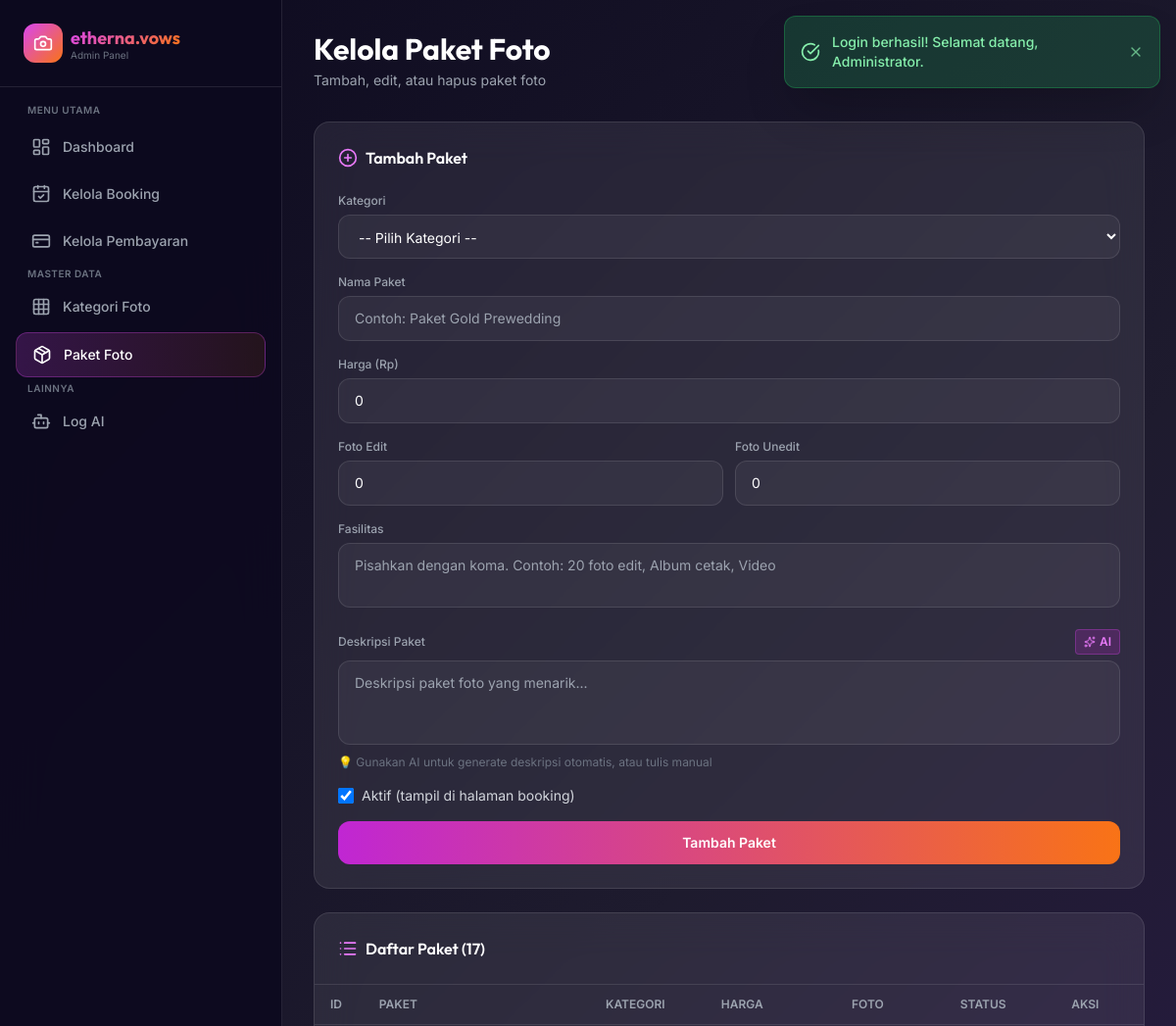
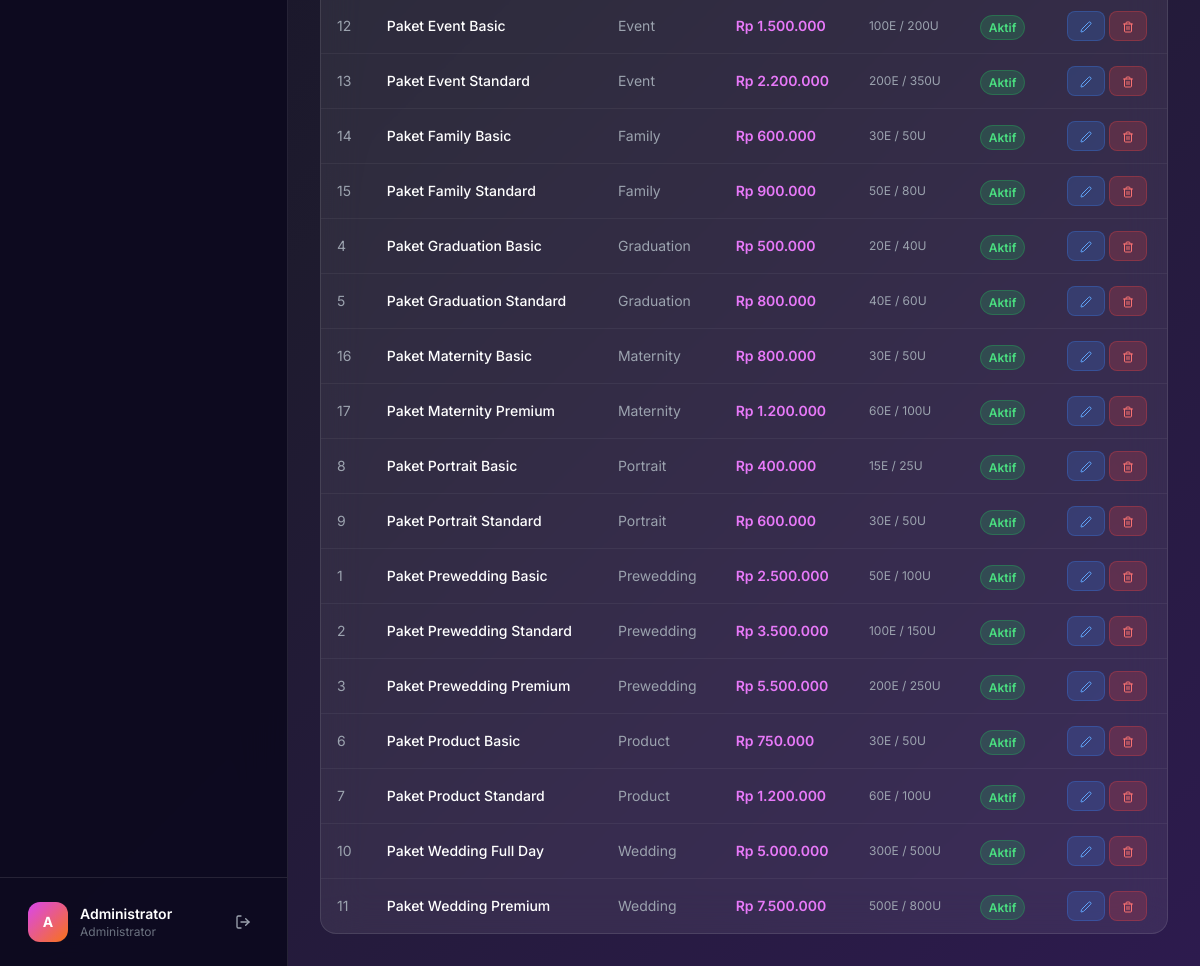
Screenshot of /admin/kelola_paket.php (signed in) with the database file from the repository (2 pictures, top to bottom).
### tables this page shows
CREATE TABLE paket_foto (
    id_paket INT AUTO_INCREMENT PRIMARY KEY,
    id_kategori INT NOT NULL,
    nama_paket VARCHAR(100) NOT NULL,
    harga DECIMAL(10,2) NOT NULL,
    jumlah_foto_edit INT DEFAULT 0,
    jumlah_foto_unedit INT DEFAULT 0,
    fasilitas TEXT,
    is_active BOOLEAN DEFAULT TRUE,
    INDEX(id_kategori),
    FOREIGN KEY (id_kategori) REFERENCES kategori_foto(id_kategori)
        ON DELETE CASCADE ON UPDATE CASCADE
);

CREATE TABLE kategori_foto (
    id_kategori INT AUTO_INCREMENT PRIMARY KEY,
    nama_kategori VARCHAR(50) NOT NULL,
    deskripsi TEXT,
    harga_dasar DECIMAL(10,2) DEFAULT 0,
    durasi_jam INT DEFAULT 1,
    icon VARCHAR(50) DEFAULT 'camera'
);

### config/db.php (called while the page is built, shortened)
<?php
function formatRupiah($angka) {
    return 'Rp ' . number_format($angka, 0, ',', '.');
}

### admin/kelola_paket.php (the view, shortened to what this page needs)
<?php
require_once '../config/db.php';
$db = getDB();
$editData = null;
$paketList = $db->query("
    SELECT pf.*, kf.nama_kategori
    FROM paket_foto pf
    JOIN kategori_foto kf ON pf.id_kategori = kf.id_kategori
    ORDER BY kf.nama_kategori, pf.harga
")->fetchAll();
require_once 'includes/admin_header.php';
?>
<div class="mb-8">
    <h1 class="text-2xl sm:text-3xl font-display font-bold text-white">Kelola Paket Foto</h1>
    <p class="text-gray-400 text-sm mt-1">Tambah, edit, atau hapus paket foto</p>
</div>
<div class="grid grid-cols-1 xl:grid-cols-3 gap-6">
    <div class="glass rounded-2xl p-6">
        <h3 class="font-display font-semibold text-white mb-6 flex items-center space-x-2">
            <i data-lucide="<?= $editData ? 'edit' : 'plus-circle' ?>" class="w-5 h-5 text-primary-400"></i>
            <span><?= $editData ? 'Edit Paket' : 'Tambah Paket' ?></span>
        </h3>
        <form method="POST" action="" class="space-y-4">
            <div>
                <label class="block text-xs font-medium text-gray-400 mb-1.5">Kategori</label>
                <select name="id_kategori" required class="w-full px-4 py-3 rounded-xl bg-white/5 border border-white/10 text-white focus:outline-none focus:border-primary-500 text-sm">
                    <option value="" class="bg-dark-800">-- Pilih Kategori --</option>
                </select>
            </div>
            <div>
                <label class="block text-xs font-medium text-gray-400 mb-1.5">Nama Paket</label>
                <input type="text" name="nama_paket" value="<?= htmlspecialchars($editData['nama_paket'] ?? '') ?>"
                       class="w-full px-4 py-3 rounded-xl bg-white/5 border border-white/10 text-white focus:outline-none focus:border-primary-500 text-sm" required
                       placeholder="Contoh: Paket Gold Prewedding">
            </div>
            <div>
                <label class="block text-xs font-medium text-gray-400 mb-1.5">Harga (Rp)</label>
                <input type="number" name="harga" value="<?= $editData['harga'] ?? 0 ?>" min="0" step="1000"
                       class="w-full px-4 py-3 rounded-xl bg-white/5 border border-white/10 text-white focus:outline-none focus:border-primary-500 text-sm" required>
            </div>
            <div class="grid grid-cols-2 gap-3">
                <div>
                    <label class="block text-xs font-medium text-gray-400 mb-1.5">Foto Edit</label>
                    <input type="number" name="jumlah_foto_edit" value="<?= $editData['jumlah_foto_edit'] ?? 0 ?>" min="0"
                           class="w-full px-4 py-3 rounded-xl bg-white/5 border border-white/10 text-white focus:outline-none focus:border-primary-500 text-sm">
                </div>
                <div>
                    <label class="block text-xs font-medium text-gray-400 mb-1.5">Foto Unedit</label>
                    <input type="number" name="jumlah_foto_unedit" value="<?= $editData['jumlah_foto_unedit'] ?? 0 ?>" min="0"
                           class="w-full px-4 py-3 rounded-xl bg-white/5 border border-white/10 text-white focus:outline-none focus:border-primary-500 text-sm">
                </div>
            </div>
            <div>
                <label class="block text-xs font-medium text-gray-400 mb-1.5">Fasilitas</label>
                <textarea name="fasilitas" rows="2"
                          class="w-full px-4 py-3 rounded-xl bg-white/5 border border-white/10 text-white focus:outline-none focus:border-primary-500 text-sm resize-none"
                          placeholder="Pisahkan dengan koma. Contoh: 20 foto edit, Album cetak, Video"><?= htmlspecialchars($editData['fasilitas'] ?? '') ?></textarea>
            </div>
            <div>
                <div class="flex items-center justify-between mb-1.5">
                    <label class="block text-xs font-medium text-gray-400">Deskripsi Paket</label>
                    <button type="button" id="btnGenerateDesc" class="text-xs px-2 py-1 rounded bg-primary-600/20 hover:bg-primary-600/30 text-primary-400 font-semibold border border-primary-500/30 transition-all flex items-center gap-1">
                        <i data-lucide="sparkles" class="w-3 h-3"></i>
                        <span>AI</span>
                    </button>
                </div>
                <textarea id="textarea_deskripsi" rows="3"
                          class="w-full px-4 py-3 rounded-xl bg-white/5 border border-white/10 text-white focus:outline-none focus:border-primary-500 text-sm resize-none"
                          placeholder="Deskripsi paket foto yang menarik..."><?= htmlspecialchars($editData['deskripsi'] ?? '') ?></textarea>
                <p class="text-xs text-gray-500 mt-1">💡 Gunakan AI untuk generate deskripsi otomatis, atau tulis manual</p>
            </div>
            <div class="flex items-center space-x-2">
                <input type="checkbox" id="is_active" name="is_active" value="1"
                       class="w-4 h-4 rounded border-white/20 bg-white/5 text-primary-500 focus:ring-primary-500"
                       <?= ($editData['is_active'] ?? 1) ? 'checked' : '' ?>>
                <label for="is_active" class="text-sm text-gray-300">Aktif (tampil di halaman booking)</label>
            </div>
            <div class="flex gap-2">
                <button type="submit" class="flex-1 py-3 rounded-xl bg-gradient-to-r from-primary-600 to-accent-500 hover:from-primary-500 hover:to-accent-400 text-white font-semibold text-sm transition-all">
                    <?= $editData ? 'Simpan Perubahan' : 'Tambah Paket' ?>
                </button>
            </div>
        </form>
    </div>
    <div class="xl:col-span-2 glass rounded-2xl overflow-hidden">
        <div class="p-6 border-b border-white/10">
            <h3 class="font-display font-semibold text-white flex items-center space-x-2">
                <i data-lucide="list" class="w-5 h-5 text-primary-400"></i>
                <span>Daftar Paket (<?= count($paketList) ?>)</span>
            </h3>
        </div>
        <div class="overflow-x-auto">
            <table class="w-full">
                <thead>
                    <tr class="border-b border-white/10">
                        <th class="text-left px-4 py-3 text-xs font-semibold text-gray-400 uppercase">ID</th>
                        <th class="text-left px-4 py-3 text-xs font-semibold text-gray-400 uppercase">Paket</th>
                        <th class="text-left px-4 py-3 text-xs font-semibold text-gray-400 uppercase">Kategori</th>
                        <th class="text-left px-4 py-3 text-xs font-semibold text-gray-400 uppercase">Harga</th>
                        <th class="text-left px-4 py-3 text-xs font-semibold text-gray-400 uppercase">Foto</th>
                        <th class="text-left px-4 py-3 text-xs font-semibold text-gray-400 uppercase">Status</th>
                        <th class="text-center px-4 py-3 text-xs font-semibold text-gray-400 uppercase">Aksi</th>
                    </tr>
                </thead>
                <tbody class="divide-y divide-white/5">
                    <?php foreach ($paketList as $pkt): ?>
                    <tr class="hover:bg-white/5 transition-colors <?= !$pkt['is_active'] ? 'opacity-50' : '' ?>">
                        <td class="px-4 py-3 text-sm text-gray-400"><?= $pkt['id_paket'] ?></td>
                        <td class="px-4 py-3 text-sm text-white font-medium"><?= htmlspecialchars($pkt['nama_paket']) ?></td>
                        <td class="px-4 py-3 text-sm text-gray-400"><?= htmlspecialchars($pkt['nama_kategori']) ?></td>
                        <td class="px-4 py-3 text-sm text-primary-400 font-semibold"><?= formatRupiah($pkt['harga']) ?></td>
                        <td class="px-4 py-3 text-xs text-gray-400">
                            <?= $pkt['jumlah_foto_edit'] ?>E / <?= $pkt['jumlah_foto_unedit'] ?>U
                        </td>
                        <td class="px-4 py-3">
                            <a href="?toggle=<?= $pkt['id_paket'] ?>" class="px-2 py-1 rounded-full text-xs font-semibold <?= $pkt['is_active'] ? 'bg-green-500/20 text-green-400 border border-green-500/30' : 'bg-red-500/20 text-red-400 border border-red-500/30' ?> transition-all hover:opacity-80">
                                <?= $pkt['is_active'] ? 'Aktif' : 'Nonaktif' ?>
                            </a>
                        </td>
                        <td class="px-4 py-3 text-center">
                            <div class="flex gap-1 justify-center">
                                <a href="?edit=<?= $pkt['id_paket'] ?>" class="px-3 py-1.5 rounded-lg bg-blue-500/20 text-blue-400 hover:bg-blue-500/30 text-xs font-semibold border border-blue-500/30 transition-all">
                                    <i data-lucide="edit-2" class="w-3 h-3 inline"></i>
                                </a>
                                <a href="?hapus=<?= $pkt['id_paket'] ?>" onclick="return confirm('Yakin hapus paket ini?')"
                                   class="px-3 py-1.5 rounded-lg bg-red-500/20 text-red-400 hover:bg-red-500/30 text-xs font-semibold border border-red-500/30 transition-all">
                                    <i data-lucide="trash-2" class="w-3 h-3 inline"></i>
                                </a>
                            </div>
                        </td>
                    </tr>
                    <?php endforeach; ?>
                </tbody>
            </table>
        </div>
    </div>
</div>
</body>
</html>

### admin/includes/admin_header.php (style rules this page uses)
body { font-family: 'Inter', system-ui, sans-serif; }
.font-display { font-family: 'Outfit', system-ui, sans-serif; }
.glass { background: rgba(255,255,255,0.08); backdrop-filter: blur(20px); border: 1px solid rgba(255,255,255,0.1); }
.gradient-bg { background: linear-gradient(135deg, #0d0a1f 0%, #1e1b2e 50%, #2d1b4e 100%); }
a, button, input, select, textarea { transition: all 0.2s ease; }

### rows the page displays
paket_foto: id_paket "12", nama_paket "Paket Event Basic", id_kategori.nama_kategori "Event", harga "Rp 1.500.000", jumlah_foto_edit "100", jumlah_foto_unedit "200", is_active "Aktif"
paket_foto: id_paket "13", nama_paket "Paket Event Standard", id_kategori.nama_kategori "Event", harga "Rp 2.200.000", jumlah_foto_edit "200", jumlah_foto_unedit "350", is_active "Aktif"
paket_foto: id_paket "14", nama_paket "Paket Family Basic", id_kategori.nama_kategori "Family", harga "Rp 600.000", jumlah_foto_edit "30", jumlah_foto_unedit "50", is_active "Aktif"
paket_foto: id_paket "15", nama_paket "Paket Family Standard", id_kategori.nama_kategori "Family", harga "Rp 900.000", jumlah_foto_edit "50", jumlah_foto_unedit "80", is_active "Aktif"
paket_foto: id_paket "4", nama_paket "Paket Graduation Basic", id_kategori.nama_kategori "Graduation", harga "Rp 500.000", jumlah_foto_edit "20", jumlah_foto_unedit "40", is_active "Aktif"
paket_foto: id_paket "5", nama_paket "Paket Graduation Standard", id_kategori.nama_kategori "Graduation", harga "Rp 800.000", jumlah_foto_edit "40", jumlah_foto_unedit "60", is_active "Aktif"
paket_foto: id_paket "16", nama_paket "Paket Maternity Basic", id_kategori.nama_kategori "Maternity", harga "Rp 800.000", jumlah_foto_edit "30", jumlah_foto_unedit "50", is_active "Aktif"
paket_foto: id_paket "17", nama_paket "Paket Maternity Premium", id_kategori.nama_kategori "Maternity", harga "Rp 1.200.000", jumlah_foto_edit "60", jumlah_foto_unedit "100", is_active "Aktif"
paket_foto: id_paket "8", nama_paket "Paket Portrait Basic", id_kategori.nama_kategori "Portrait", harga "Rp 400.000", jumlah_foto_edit "15", jumlah_foto_unedit "25", is_active "Aktif"
paket_foto: id_paket "9", nama_paket "Paket Portrait Standard", id_kategori.nama_kategori "Portrait", harga "Rp 600.000", jumlah_foto_edit "30", jumlah_foto_unedit "50", is_active "Aktif"
paket_foto: id_paket "1", nama_paket "Paket Prewedding Basic", id_kategori.nama_kategori "Prewedding", harga "Rp 2.500.000", jumlah_foto_edit "50", jumlah_foto_unedit "100", is_active "Aktif"
paket_foto: id_paket "2", nama_paket "Paket Prewedding Standard", id_kategori.nama_kategori "Prewedding", harga "Rp 3.500.000", jumlah_foto_edit "100", jumlah_foto_unedit "150", is_active "Aktif"
paket_foto: id_paket "3", nama_paket "Paket Prewedding Premium", id_kategori.nama_kategori "Prewedding", harga "Rp 5.500.000", jumlah_foto_edit "200", jumlah_foto_unedit "250", is_active "Aktif"
paket_foto: id_paket "6", nama_paket "Paket Product Basic", id_kategori.nama_kategori "Product", harga "Rp 750.000", jumlah_foto_edit "30", jumlah_foto_unedit "50", is_active "Aktif"
paket_foto: id_paket "7", nama_paket "Paket Product Standard", id_kategori.nama_kategori "Product", harga "Rp 1.200.000", jumlah_foto_edit "60", jumlah_foto_unedit "100", is_active "Aktif"
paket_foto: id_paket "10", nama_paket "Paket Wedding Full Day", id_kategori.nama_kategori "Wedding", harga "Rp 5.000.000", jumlah_foto_edit "300", jumlah_foto_unedit "500", is_active "Aktif"
paket_foto: id_paket "11", nama_paket "Paket Wedding Premium", id_kategori.nama_kategori "Wedding", harga "Rp 7.500.000", jumlah_foto_edit "500", jumlah_foto_unedit "800", is_active "Aktif"

### other values shown
$flash['pesan'] "Login berhasil! Selamat datang, Administrator."
APP_NAME "etherna.vows"
substr($_SESSION['nama_lengkap'], 0, 1) "A"
$_SESSION['nama_lengkap'] "Administrator"
count($paketList) "17"
